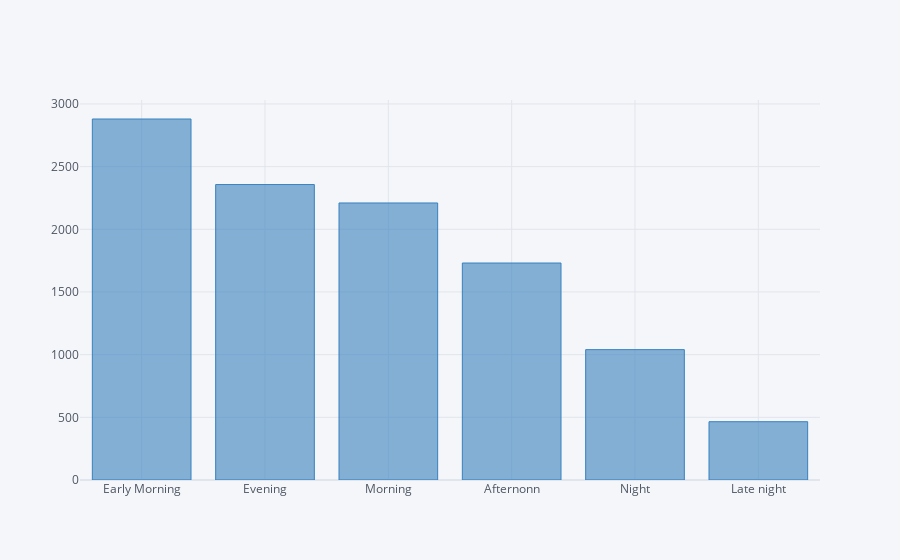

The notebook cell this image was saved under:
### Code cell
data['Dep_Time_hour'].apply(flight_dep_time).value_counts().iplot(kind = "bar", color ="blue")

### Figure 1 — Plotly figure (JSON) as saved in the notebook; plotly's stock layout.template omitted (floating-point values rounded to 4 significant figures)
{"data": [{"marker": {"color": "rgba(55, 128, 191, 0.6)", "line": {"color": "rgba(55, 128, 191, 1.0)", "width": 1}}, "name": "count", "orientation": "v", "text": "", "type": "bar", "x": ["Early Morning", "Evening", "Morning", "Afternonn", "Night", "Late night"], "y": [2880, 2357, 2210, 1731, 1040, 465]}], "layout": {"legend": {"bgcolor": "#F5F6F9", "font": {"color": "#4D5663"}}, "paper_bgcolor": "#F5F6F9", "plot_bgcolor": "#F5F6F9", "title": {"font": {"color": "#4D5663"}}, "xaxis": {"gridcolor": "#E1E5ED", "showgrid": true, "tickfont": {"color": "#4D5663"}, "title": {"font": {"color": "#4D5663"}, "text": ""}, "zerolinecolor": "#E1E5ED"}, "yaxis": {"gridcolor": "#E1E5ED", "showgrid": true, "tickfont": {"color": "#4D5663"}, "title": {"font": {"color": "#4D5663"}, "text": ""}, "zerolinecolor": "#E1E5ED"}}}
